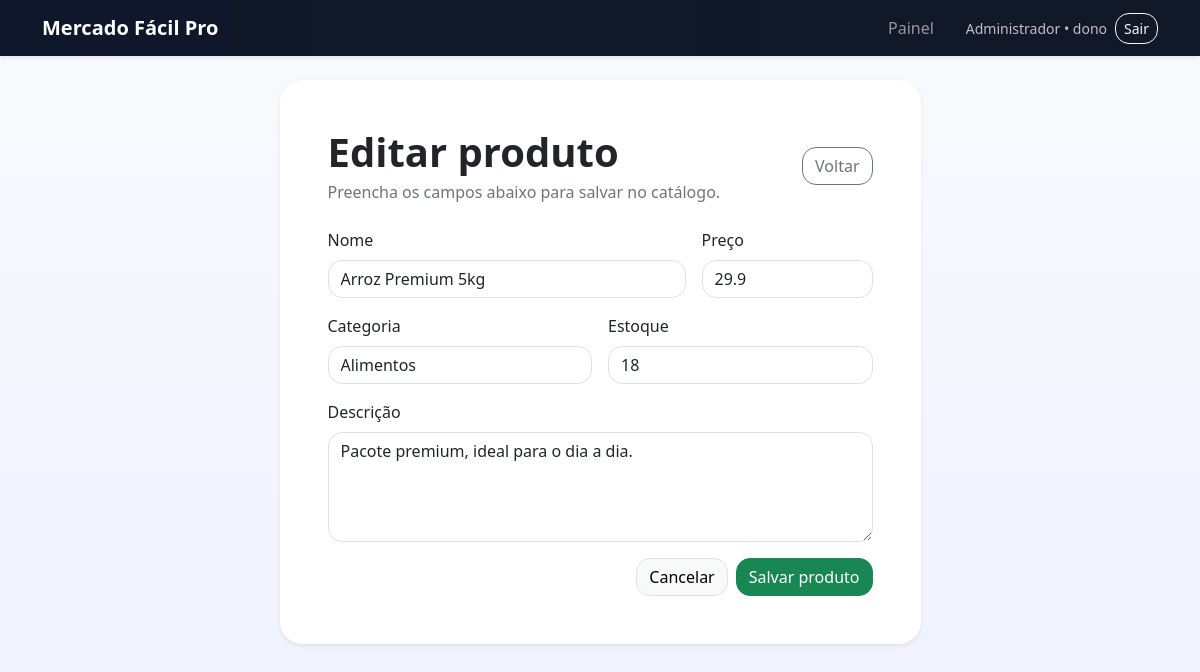
The page /admin/produtos/1/editar (signed in) on the database its author committed.
### tables this page shows
CREATE TABLE usuarios (
                id INTEGER PRIMARY KEY AUTOINCREMENT,
                nome TEXT NOT NULL,
                usuario TEXT NOT NULL UNIQUE,
                senha TEXT NOT NULL,
                perfil TEXT NOT NULL
            );

CREATE TABLE produtos (
                id INTEGER PRIMARY KEY AUTOINCREMENT,
                nome TEXT NOT NULL,
                preco REAL NOT NULL,
                categoria TEXT NOT NULL,
                estoque INTEGER NOT NULL DEFAULT 0,
                descricao TEXT DEFAULT ''
            );

### app.py (the view, shortened to what this page needs)
@app.route("/admin/produtos/<int:produto_id>/editar", methods=["GET", "POST"])
@admin_required
def admin_editar_produto(produto_id):
    db = get_db()
    produto = db.buscar_produto_por_id(produto_id)
    if not produto:
        flash("Produto não encontrado.", "danger")
        return redirect(url_for("admin_dashboard"))
    return render_template("admin/produto_form.html", produto=produto)

### app.py (called while the page is built)
def get_db():
    if "db" not in g:
        g.db = MercadoDB(app.config["DB_PATH"])
    return g.db

@app.teardown_appcontext
def fechar_conexao(exception=None):
    db = g.pop("db", None)
    if db is not None:
        db.fechar()

@app.context_processor
def inject_globals():
    carrinho = session.get("carrinho", {})
    total_itens = sum(int(item["quantidade"]) for item in carrinho.values())
    total_valor = sum(float(item["subtotal"]) for item in carrinho.values())
    return {
        "usuario_logado": session.get("usuario"),
        "carrinho_total_itens": total_itens,
        "carrinho_total_valor": total_valor,
    }

def admin_required(view):
    @wraps(view)
    def wrapped_view(*args, **kwargs):
        usuario = session.get("usuario")
        if not usuario:
            flash("Faça login para continuar.", "warning")
            return redirect(url_for("index"))
        if usuario["perfil"] not in ["dono", "funcionario"]:
            flash("Acesso permitido apenas para a equipe administrativa.", "danger")
            return redirect(url_for("catalogo"))
        return view(*args, **kwargs)
    return wrapped_view

### banco.py (called while the page is built)
    def hash_senha(self, senha):
        return hashlib.sha256(senha.encode()).hexdigest()

    def buscar_produto_por_id(self, produto_id):
        self.cur.execute("SELECT * FROM produtos WHERE id = ?", (int(produto_id),))
        return self.cur.fetchone()

    def fechar(self):
        self.con.close()

### templates/admin/produto_form.html (shortened to what this page needs)
{% extends 'base.html' %}
{% block content %}
<div class="row justify-content-center">
    <div class="col-lg-8 col-xl-7">
        <div class="card app-card shadow-sm">
            <div class="card-body p-4 p-lg-5">
                <div class="d-flex justify-content-between align-items-center mb-4">
                    <div>
                        <h1 class="fw-bold mb-1">{% if produto %}Editar produto{% else %}Cadastrar produto{% endif %}</h1>
                        <p class="text-secondary mb-0">Preencha os campos abaixo para salvar no catálogo.</p>
                    </div>
                    <a href="{{ url_for('admin_dashboard') }}" class="btn btn-outline-secondary">Voltar</a>
                </div>
                <form method="post" class="row g-3">
                    <div class="col-md-8">
                        <label class="form-label">Nome</label>
                        <input type="text" name="nome" class="form-control" value="{{ produto.nome if produto else '' }}" required>
                    </div>
                    <div class="col-md-4">
                        <label class="form-label">Preço</label>
                        <input type="number" step="0.01" min="0" name="preco" class="form-control" value="{{ produto.preco if produto else '' }}" required>
                    </div>
                    <div class="col-md-6">
                        <label class="form-label">Categoria</label>
                        <input type="text" name="categoria" class="form-control" value="{{ produto.categoria if produto else '' }}" required>
                    </div>
                    <div class="col-md-6">
                        <label class="form-label">Estoque</label>
                        <input type="number" min="0" name="estoque" class="form-control" value="{{ produto.estoque if produto else 0 }}" required>
                    </div>
                    <div class="col-12">
                        <label class="form-label">Descrição</label>
                        <textarea name="descricao" class="form-control" rows="4">{{ produto.descricao if produto else '' }}</textarea>
                    </div>
                    <div class="col-12 d-grid d-md-flex justify-content-md-end gap-2 mt-3">
                        <a href="{{ url_for('admin_dashboard') }}" class="btn btn-light border">Cancelar</a>
                        <button class="btn btn-success">Salvar produto</button>
                    </div>
                </form>
            </div>
        </div>
    </div>
</div>
{% endblock %}

### templates/base.html (shortened to what this page needs)
<!DOCTYPE html>
<html lang="pt-BR">
<head>
    <link href="https://cdn.jsdelivr.net/npm/bootstrap@5.3.3/dist/css/bootstrap.min.css" rel="stylesheet">
    <link rel="stylesheet" href="{{ url_for('static', filename='css/style.css') }}">
</head>
<body>
<nav class="navbar navbar-expand-lg navbar-dark shadow-sm app-navbar">
    <div class="container">
        <a class="navbar-brand fw-bold" href="{{ url_for('index') }}">Mercado Fácil Pro</a>
        <div class="collapse navbar-collapse" id="menu">
            <ul class="navbar-nav ms-auto align-items-lg-center gap-lg-2">
                {% if usuario_logado %}
                    {% if usuario_logado.perfil in ['dono', 'funcionario'] %}
                        <li class="nav-item"><a class="nav-link" href="{{ url_for('admin_dashboard') }}">Painel</a></li>
                    {% endif %}
                    <li class="nav-item ms-lg-3 text-light small opacity-75">{{ usuario_logado.nome }} • {{ usuario_logado.perfil }}</li>
                    <li class="nav-item"><a class="btn btn-outline-light btn-sm" href="{{ url_for('logout') }}">Sair</a></li>
                {% endif %}
            </ul>
        </div>
    </div>
</nav>
<main class="py-4">
    <div class="container">
        {% block content %}{% endblock %}
    </div>
</main>
</body>
</html>

### static/css/style.css (style rules this page uses)
:root { --bg: #0f172a; --bg-sec: #111827; --panel: #1e293b; --text: #e2e8f0; --muted: #94a3b8; --primary: #22c55e; --secondary: #38bdf8; }
body { background: linear-gradient(180deg, #f8fafc 0%, #eef2ff 100%); min-height: 100vh; }
.app-navbar { background: linear-gradient(90deg, var(--bg), var(--bg-sec)); }
.app-card { border: 0; border-radius: 22px; }
.btn, .form-control, .form-select { border-radius: 14px; }

### rows shown on the page
usuarios: nome "Administrador"
produtos: nome "Arroz Premium 5kg", preco "29.9", categoria "Alimentos", estoque "18", descricao "Pacote premium, ideal para o dia a dia."

### other values the page prints
{{ usuario_logado.perfil }} "dono"
